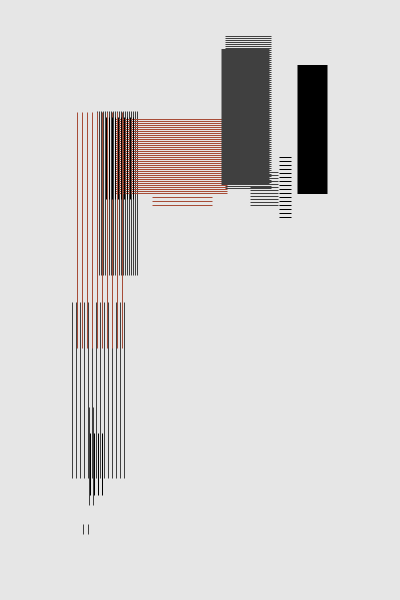
Frame 1 (no input)
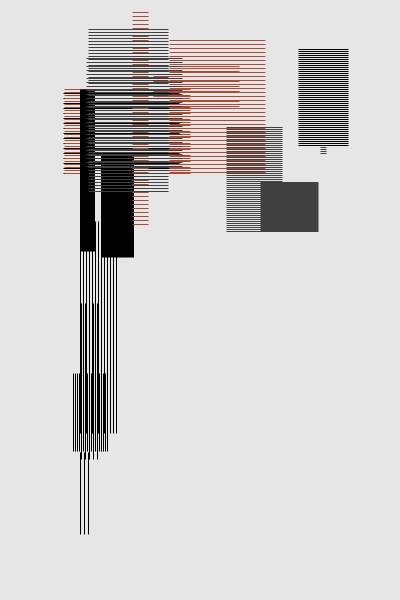
Frame 2 (the mouse pressed at the canvas centre, redrawn once)

The Processing sketch that drew these frames (run headless with seeded random() and noise(); the mouse was pressed at the canvas centre and the sketch redrawn once):

// Processing sketch: Nake_1965_Nr3
// ── Nake_1965_Nr3.pde

/*
//////////////////////////
 RECODE PROCESSING BORDEAUX 
 MARCH 27 2013
 ARTIST : FRIEDER NAKE
 TITLE : 1965 Nr3
 //////////////////////////
 This sketch is part 
 of the ReCode Project.
 www.recodeproject.com
 
 Recode sketch by : Nicolas Brun
 
 www.processingbordeaux.org
 www.freeartbureau.org
 
////////////////////////// 
*/

int marg= 60;//marges

int rminW = 10;//valeur mininum de largeur du rectangle
int rminH = 30;//valeur mininum de hauteur du rectangle
int rmaxW= 200;//valeur maximum de largeur du rectangle
int rmaxH= 300;//valeur maximum de hauteur du rectangle

void setup(){
 size(400, 600);
 noLoop();
 rectMode(CENTER);
}

void draw(){
 background(230);

 int n = int(random(80, 100)); 
  color[] myColors;
 
     myColors= new color[3];
     myColors[0] = color (0, 0, 0);
     myColors[1] = color (64, 64, 64);
     myColors[2] = color (167, 76, 55);
     //tableau de couleurs noir, gris & rouge
   for(int i= 1; i<=n; i++){ 
    //nombre de rectangle
     
     int x = int(random(marg*2, width-marg));
     int y = int(random(marg*2, height-marg)); //position des rectangles
     
     int w = int(random(rminW, rmaxW-marg/*-(marg*2+x)*/));
     int h = int(random(rminH, rmaxH-marg/*-(marg*2+y)*/));//dimensions des rectangles
     
     println("n= "+ n + "|" + "x ="+ x+ "|" + "y ="+ y);
     if( x + w > width-marg){
       w = w - marg;
     }
     if( y + h > height-marg){
       h = h - marg;
     }
    int c= int(random(myColors.length));
    stroke(myColors[c]);//choix aléatoire d'une couleur
    strokeCap(SQUARE);
    
    int gap= int(random(1,6));//choix de l'espacement entre les lignes
    
    int a= int(random(0,2));//choix de l'orientation des lignes
    
    int s= int(random(1, 2));//choix de l'épaisseur des lignes
    
    
     //rect(x, y, w, h);
    if (a == 0){
        for( int hor= y-h/2; hor < h; hor = hor+gap)//variable d'incrémentation horizontale
        {
          myHorHatch(x, y, w, h, s, hor);
        }
       
   }else{
      for ( int ver= x-w/2; ver < w; ver = ver+gap)//variable d'incrémentation verticale
      {
        myVerHatch(x, y, w, h, s, ver);
      }
     }
   }
}
void myHorHatch(int nx,int ny,int nw,int nh,int ns, int nhor){
  strokeWeight(ns);
   line(nx-nw/2, nhor, nx+nw/2, nhor);
}
void myVerHatch(int nx,int ny,int nw,int nh,int ns, int nver){
  strokeWeight(ns);
   line( nver, ny-nh/2 , nver, ny+nh/2);
}
void mousePressed(){
  println("redraw");
  redraw();
  
}
